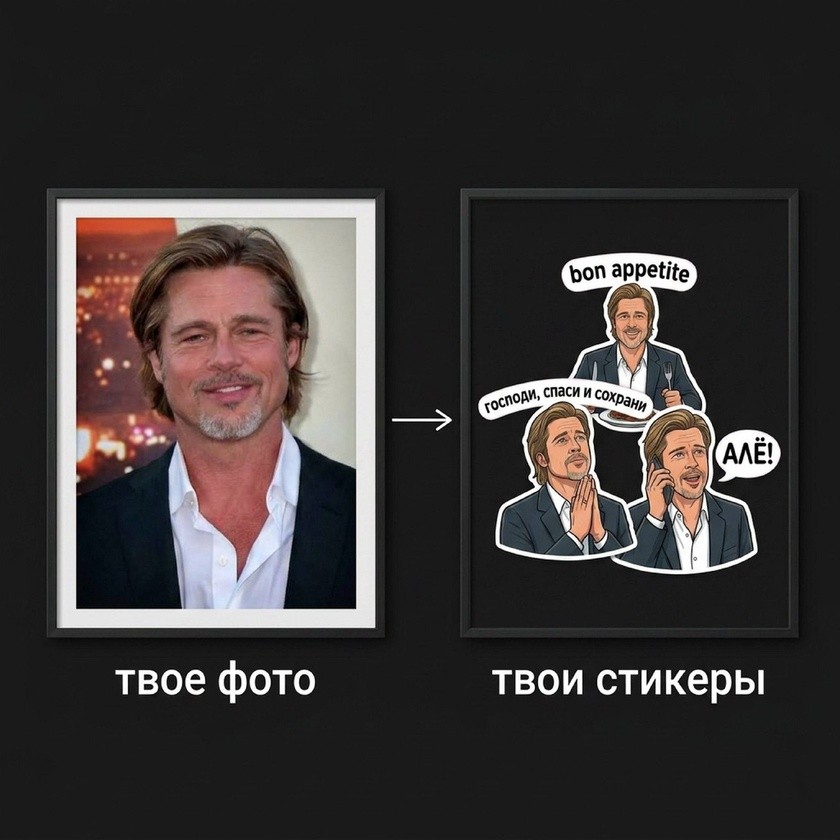
#> input picture UI_PHOTOS/example_1.jpg, 840 x 840 px, shrunk from 1280 x 1280 before the run
$ python -i crop.py   (imports and definitions only)
#> lines starting #> are read from the running program, lines starting #| are printed output that depends on the picture
#> further down, picture is the input picture: PIL image 840x840 RGB; mean R, G, B 59, 54.4, 53.7
from __future__ import annotations

from pathlib import Path
from typing import Optional, Tuple
import numpy as np
import cv2

from PIL import Image

try:
    # rembg может отсутствовать в окружении; тогда используем fallback.
    from rembg import remove as rembg_remove
except Exception:  # pragma: no cover
    rembg_remove = None


# [102 lines left out: functions crop_to_nontransparent_bbox, crop_by_corner_background, remove_background_and_crop, not called in this run]


def crop_image_to_sticker_content(
    img: Image.Image,
    *,
    alpha_threshold: int = 1,
    bg_tolerance: int = 100,
    magenta_bg: bool = True,
) -> Image.Image:
    """
    Версия "in-memory": используется внутри пайплайна стикера.

    Args:
        img: Входное изображение
        alpha_threshold: Порог прозрачности для обрезки
        bg_tolerance: Допуск для удаления фона по цвету
        magenta_bg: Если True, удаляет маджентовый фон (#FF00FF).
                    Если маджента не сработала (маска пустая), пробует определить фон по левому верхнему углу.
    """
#> called with alpha_threshold = 1, bg_tolerance = 100, magenta_bg = True
    if magenta_bg:
        tolerance = bg_tolerance
        # Конвертируем в RGB (на случай если PNG с альфа-каналом)
        if img.mode != 'RGB':
            img = img.convert('RGB')

        # Превращаем в массив numpy
        img_array = np.array(img)

        # Цвет мадженты
        magenta = np.array([255, 0, 255])

        # Вычисляем разницу каждого пикселя с маджентой
        diff = np.sqrt(np.sum((img_array - magenta) ** 2, axis=2))
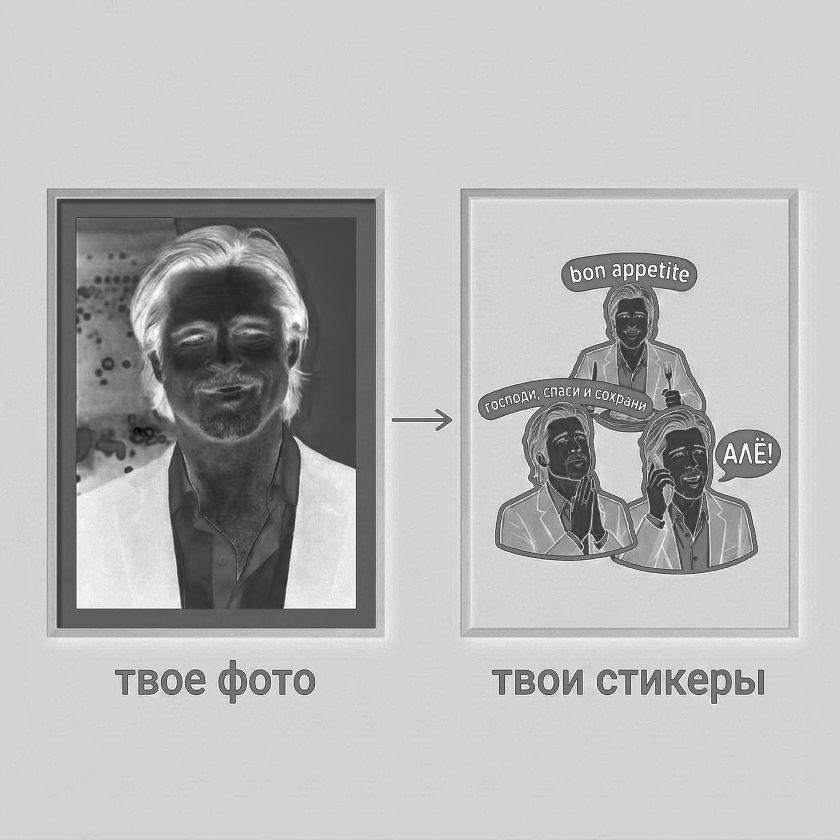
#> diff: shape (840, 840) float64; min 157.9, max 360.6, mean 304.3; drawn with min black and max white

        # Создаем маску: True для пикселей, которые НЕ маджента
        mask = diff > tolerance
#> mask: shape (840, 840) bool; every value is 1

        # --- НОВАЯ ЛОГИКА: если маска пустая (все пиксели — фон), пробуем цвет из угла ---
        if not np.any(mask):
            # Берём цвет из левого верхнего угла (область 5x5, медиана для устойчивости)
            corner_region = img_array[0:5, 0:5, :]
            corner_color = np.median(corner_region, axis=(0, 1))

            # Строим маску относительно цвета угла
            diff = np.sqrt(np.sum((img_array - corner_color) ** 2, axis=2))
            mask = diff > tolerance
        # --- конец новой логики ---

        # Создаем RGBA изображение (добавляем альфа-канал)
        rgba = np.zeros((img_array.shape[0], img_array.shape[1], 4), dtype=np.uint8)
        rgba[:, :, :3] = img_array  # Копируем RGB каналы
        rgba[:, :, 3] = mask.astype(np.uint8) * 255  # Альфа-канал: 255 = видимый, 0 = прозрачный

        # Превращаем обратно в PIL Image
        result = Image.fromarray(rgba, mode='RGBA')

        return result

    # Оригинальная логика без magenta_bg (если нужна)
    # ... тут существующий код для других режимов ...


    # Старая логика для обычных случаев
    print(rembg_remove is not None)
    if rembg_remove is not None:
        img = rembg_remove(img)
        return crop_to_nontransparent_bbox(img, alpha_threshold=alpha_threshold)
    return crop_by_corner_background(img, tolerance=bg_tolerance)

>>> from PIL import Image
>>> picture = Image.open('UI_PHOTOS/example_1.jpg')
>>> result = crop_image_to_sticker_content(picture)

$ run again, on UI_PHOTOS/instr_1.jpeg
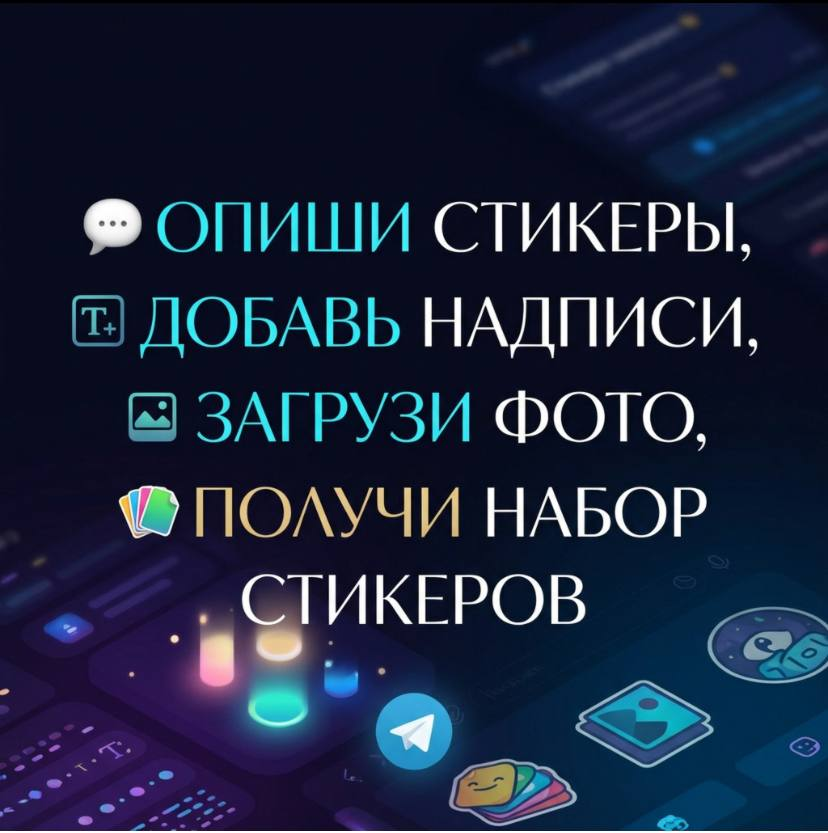
#> input picture UI_PHOTOS/instr_1.jpeg, 828 x 833 px
#> picture is the input picture: PIL image 828x833 RGB; mean R, G, B 27.6, 37.5, 61.7
#> in crop_image_to_sticker_content, `diff = np.sqrt(np.sum((img_array - magenta) ** 2, axis=2))`:
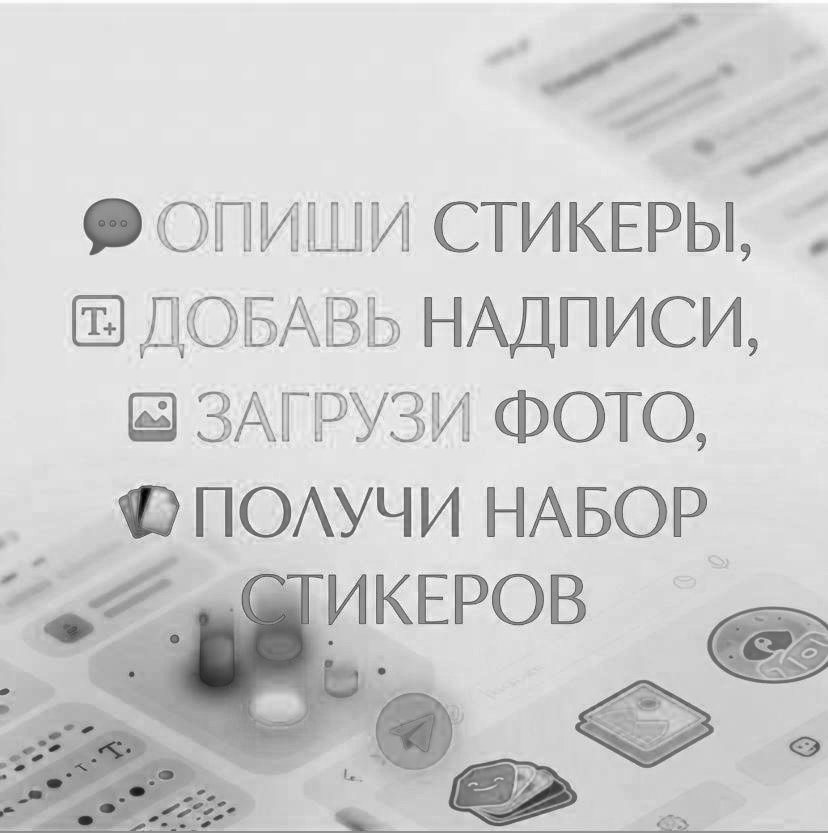
#> diff: shape (833, 828) float64; min 112.8, max 360.6, mean 312.8; drawn with min black and max white
#> mask: shape (833, 828) bool; every value is 1
